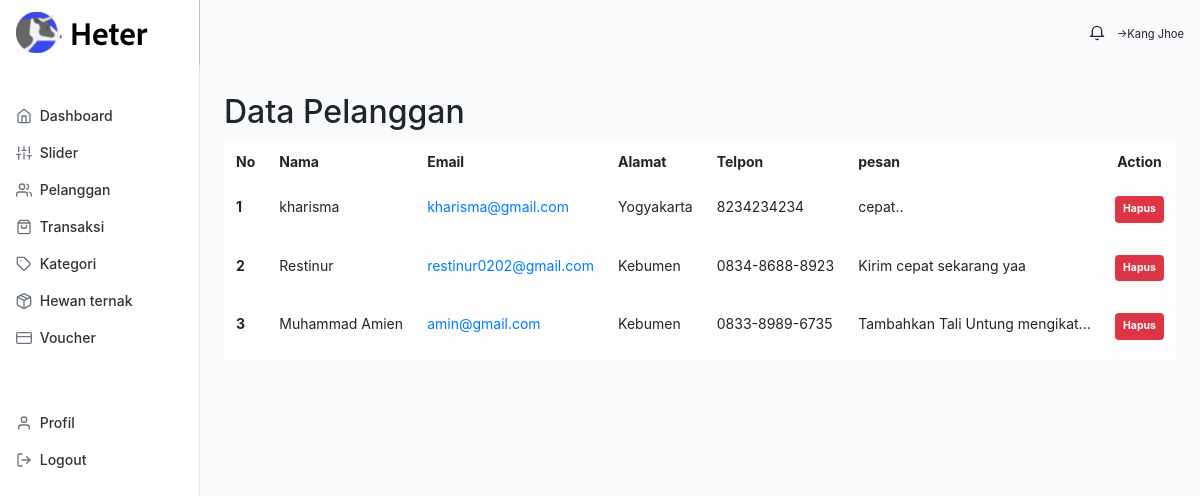
The app's page /index.php/administrator/customer with its own data.
### tables this page shows
CREATE TABLE `tb_pelanggan` (
  `id` int(10) UNSIGNED NOT NULL,
  `nama` varchar(50) DEFAULT NULL,
  `email` varchar(50) DEFAULT NULL,
  `alamat` varchar(50) DEFAULT NULL,
  `telp` varchar(20) DEFAULT NULL,
  `pesan` text NOT NULL
);

### application/controllers/administrator/Customer.php (called while the page is built, shortened)
<?php
class Customer extends CI_Controller
{
    public function __construct()
    {
        $this->load->model('HewanTernak_m');
        $this->load->model('Keranjang_model');
    }
    public function index()
    {
        $data['title'] = "HETER - Customer";
        $data['pelanggan'] = $this->HewanTernak_m->getAllDataPelanggan();
        $this->load->view('templates_administrator/header', $data);
        $this->load->view('templates_administrator/siedbar');
        $this->load->view('administrator/customer/index', $data);
        $this->load->view('templates_administrator/footer');
    }
}

### index.php (called while the page is built, shortened)
<?php
require_once BASEPATH.'core/CodeIgniter.php';

### application/models/HewanTernak_m.php (called while the page is built, shortened)
<?php
class HewanTernak_m extends CI_Model
{
    public function getAllDataPelanggan()
    {
        $this->db->select('*');
        $this->db->from('tb_pelanggan');
        $this->db->order_by('id', 'DESC');
        return $this->db->get()->result_array();
    }
}

### application/views/administrator/customer/index.php (the view, shortened to what this page needs)
<main role="main" class="col-md-9 ml-sm-auto col-lg-10 px-md-4 bg-light" style="height: 100vh;">
    <div class="d-flex justify-content-between flex-wrap flex-md-nowrap align-items-center pt-1 pb-2 mb-3">
    </div>
    <h2>Data Pelanggan</h2>
    <div class="table-responsive">
        <table class="table table-borderless table-light">
            <thead style="border:none !important;">
                <tr>
                    <th scope="col">No</th>
                    <th scope="col">Nama</th>
                    <th scope="col">Email</th>
                    <th scope="col">Alamat</th>
                    <th scope="col">Telpon</th>
                    <th scope="col">pesan</th>
                    <th scope="col" class="text-center">Action</th>
                </tr>
            </thead>
            <tbody>
                <?php
                if (isset($pelanggan)) {
                    $no = 1;
                    foreach ($pelanggan as $plg) {
                ?>
                        <tr>
                            <th scope="row"><?= $no++; ?></th>
                            <td><?= $plg['nama']; ?></td>
                            <td><a href="mailto:<?= $plg['email']; ?>"><?= $plg['email']; ?></a></td>
                            <td><?= $plg['alamat']; ?></td>
                            <td><?= $plg['telp']; ?></td>
                            <td><?= $plg['pesan']; ?></td>
                            <td class="text-center">
                                <a class="badge badge-danger p-2 mb-2" onclick="return confirm('Apakah anda yakin ingin menghapus !');" href="<?= base_url() ?>administrator/customer/delete/<?= $plg['id']; ?>">Hapus</a>
                            </td>
                        </tr>
                <?php
                    }
                } else {
                    echo "";
                }
                ?>
            </tbody>
        </table>
    </div>
</main>

### records on screen
tb_pelanggan: nama "kharisma", email "kharisma@gmail.com", alamat "Yogyakarta", telp "8234234234", pesan "cepat.."
tb_pelanggan: nama "Restinur", email "restinur0202@gmail.com", alamat "Kebumen", telp "0834-8688-8923", pesan "Kirim cepat sekarang yaa"
tb_pelanggan: nama "Muhammad Amien", email "amin@gmail.com", alamat "Kebumen", telp "0833-8989-6735", pesan "Tambahkan Tali Untung mengikat..."
